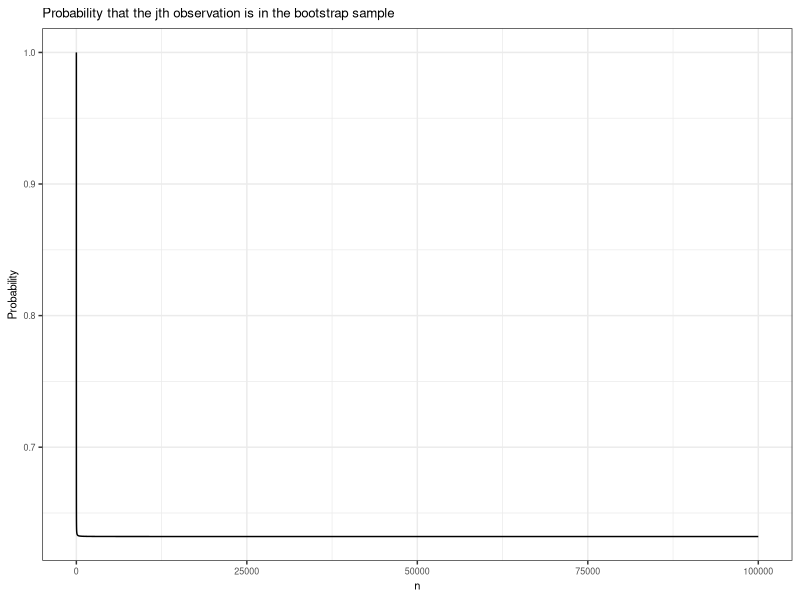

Reproduce this figure in R.
## ---- chunk 1
library(ggplot2)
boot1 <- data.frame(n = 1:100000)
boot1$prob <- 1 - (1 - 1/boot1$n)^boot1$n
ggplot(data = boot1, aes(x = n, y = prob)) +
  geom_line() +
  labs(title = "Probability that the jth observation is in the bootstrap sample",
       x = "n",
       y = "Probability") +
  theme_bw() +
  theme(text = element_text(size = 8))

## ---- chunk 2
set.seed(1)
boot2 <- rep(0, 10000)
for (i in 1:10000) {
 boot2[i] <- sum(sample(1:100, replace = TRUE) %in% 4) > 0
}
mean(boot2)

